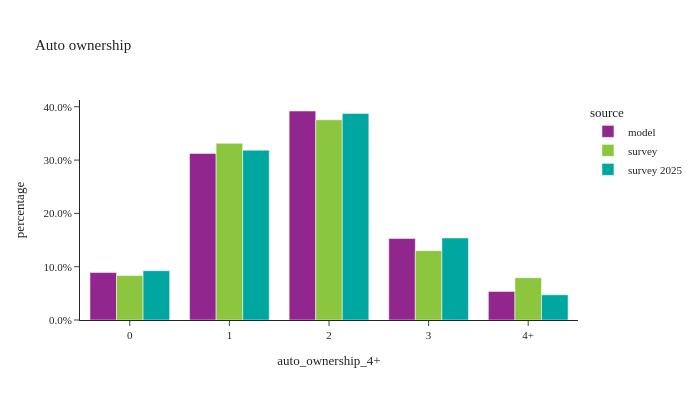

Notebook code for this chart:
### Markdown cell above
## Auto ownership across all households

### Code cell
util.plot_share_barchart(hh_data, 'hh_weight', 'auto_ownership_4+', title="Auto ownership")

### Figure 1 — Plotly figure (JSON) as saved in the notebook; plotly's stock layout.template omitted (floating-point values rounded to 4 significant figures)
{"data": [{"alignmentgroup": "True", "customdata": [[154487], [542273], [680433], [265296], [92863]], "hovertemplate": "source=model<br>auto_ownership_4+=%{x}<br>percentage=%{y}<br>sample_size=%{customdata[0]}<extra></extra>", "legendgroup": "model", "marker": {"color": "#91268F", "pattern": {"shape": ""}}, "name": "model", "offsetgroup": "model", "orientation": "v", "showlegend": true, "textposition": "auto", "type": "bar", "x": ["0", "1", "2", "3", "4+"], "xaxis": "x", "y": [0.08902, 0.3125, 0.3921, 0.1529, 0.05351], "yaxis": "y"}, {"alignmentgroup": "True", "customdata": [[639], [1694], [1114], [289], [134]], "hovertemplate": "source=survey<br>auto_ownership_4+=%{x}<br>percentage=%{y}<br>sample_size=%{customdata[0]}<extra></extra>", "legendgroup": "survey", "marker": {"color": "#8CC63E", "pattern": {"shape": ""}}, "name": "survey", "offsetgroup": "survey", "orientation": "v", "showlegend": true, "textposition": "auto", "type": "bar", "x": ["0", "1", "2", "3", "4+"], "xaxis": "x", "y": [0.08331, 0.3315, 0.3757, 0.1301, 0.07944], "yaxis": "y"}, {"alignmentgroup": "True", "customdata": [[200], [906], [846], [294], [124]], "hovertemplate": "source=survey 2025<br>auto_ownership_4+=%{x}<br>percentage=%{y}<br>sample_size=%{customdata[0]}<extra></extra>", "legendgroup": "survey 2025", "marker": {"color": "#00A7A0", "pattern": {"shape": ""}}, "name": "survey 2025", "offsetgroup": "survey 2025", "orientation": "v", "showlegend": true, "textposition": "auto", "type": "bar", "x": ["0", "1", "2", "3", "4+"], "xaxis": "x", "y": [0.09248, 0.3187, 0.3876, 0.1539, 0.0473], "yaxis": "y"}], "layout": {"barmode": "group", "height": 400, "legend": {"title": {"text": "source"}, "tracegroupgap": 0}, "title": {"text": "Auto ownership"}, "width": 700, "xaxis": {"anchor": "y", "domain": [0.0, 1.0], "title": {"text": "auto_ownership_4+"}}, "yaxis": {"anchor": "x", "domain": [0.0, 1.0], "tickformat": ".1%", "title": {"text": "percentage"}}}}
